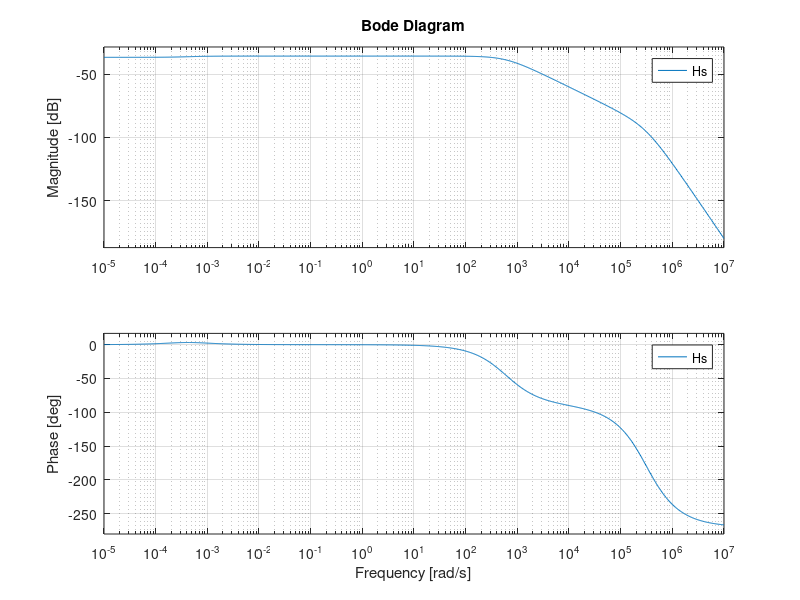

MATLAB code to generate this figure: (Note: this script raises an error after producing the figure.)
a = 4e-6;
J = 0.01;
C = 0.1e-6;
% L = 63e-3;
L = 100e-3;
Km = 0.00533;
Rm = 60;
Lm = 1e-4;

num = [J,  a];
den = [L*C*Lm*J,  L*C*(Lm*a + Rm*J),  (L*J + L*C*Rm*a + Lm*J),  (Lm*a + Rm*J + L*a),  (Km*Km + Rm*a)];

Hs = tf(num, den);

% Analyse des pôles
disp('Pôles de la fonction de transfert:');
poles = pole(Hs);
disp(poles);

% Analyse des zéros
zeros = zero(Hs);
disp('Zéros de la fonction de transfert:');
disp(zeros);

figure;
bode(Hs);

% Calcul de la bande passante et fréquence de coupure
bw = bandwidth(Hs); % wc: pulsation (rad/s), bw: bande passante (Hz)
wc = 2*pi*bw;

fprintf('Pulsation de coupure (MATLAB): %.2f rad/s\n', wc);
fprintf('Fréquence de coupure (MATLAB): %.2f Hz\n', bw);


